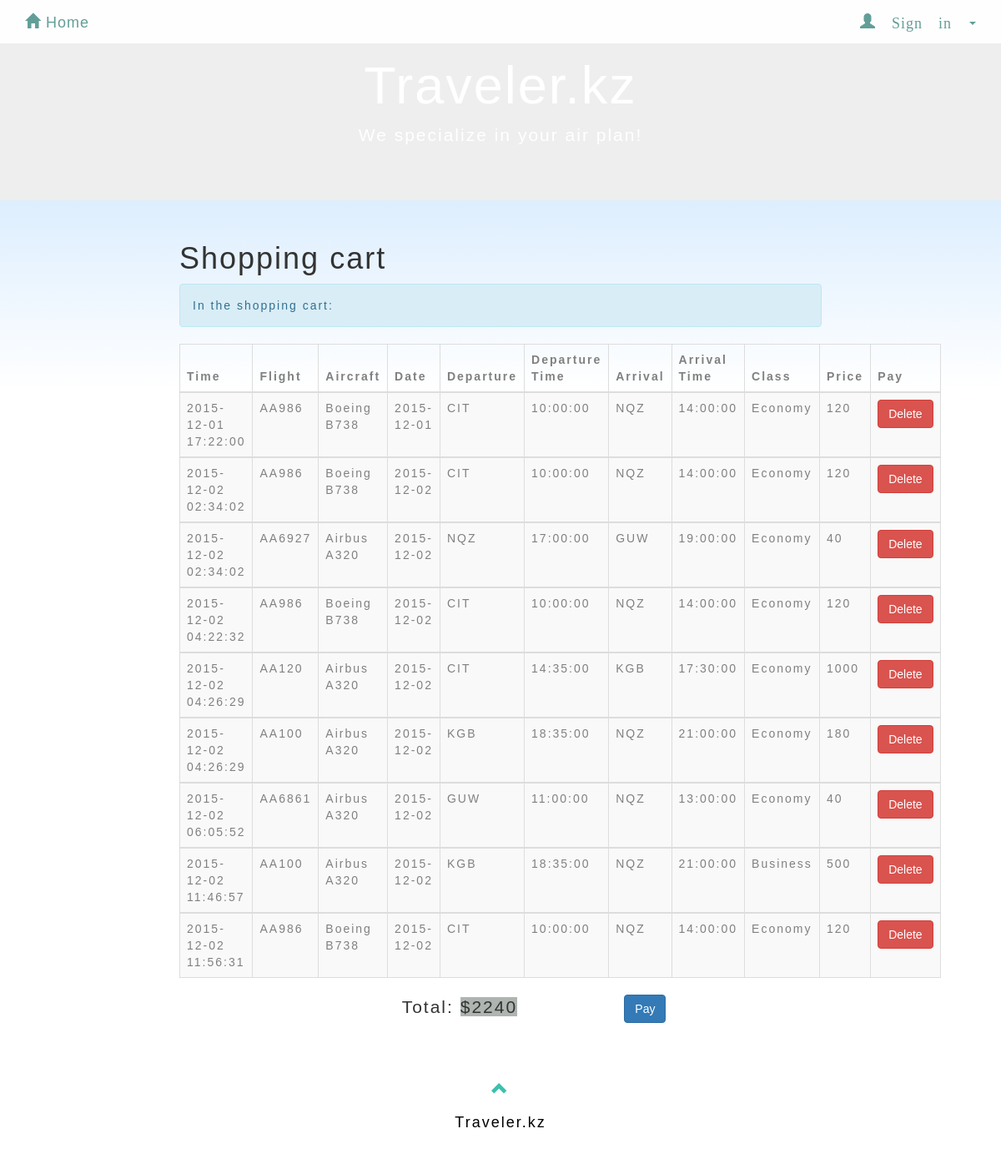
Page /cartshow.php (signed in) on the committed database.
### tables this page shows
CREATE TABLE `flight` (
  `number` varchar(20) NOT NULL,
  `airplane_id` varchar(10) NOT NULL,
  `departure` varchar(10) NOT NULL,
  `d_time` time NOT NULL,
  `arrival` varchar(10) NOT NULL,
  `a_time` time NOT NULL
);

CREATE TABLE `book` (
  `ID` int(11) NOT NULL,
  `time` datetime NOT NULL,
  `date` date NOT NULL,
  `flightno` varchar(10) NOT NULL,
  `username` varchar(45) NOT NULL,
  `classtype` varchar(20) NOT NULL,
  `paid` int(1) DEFAULT 0
);

CREATE TABLE `airplane` (
  `ID` varchar(10) NOT NULL,
  `type` varchar(10) NOT NULL,
  `company` varchar(20) NOT NULL
);

CREATE TABLE `class` (
  `number` varchar(10) NOT NULL,
  `name` varchar(20) NOT NULL,
  `capacity` int(11) NOT NULL,
  `price` float NOT NULL
);

### cartshow.php (the view, shortened to what this page needs)
<!DOCTYPE html>
<html>
<html lang="en">
<head>
    <link rel="stylesheet" href="http://maxcdn.bootstrapcdn.com/bootstrap/3.3.5/css/bootstrap.min.css">
    <link rel="stylesheet" href="forcompany.css">
    <link rel="stylesheet" href="homepage.css">
    <link rel="stylesheet" href="AdminSignin.css">
</head>
<body>
<div class="jarallax" data-jarallax-video="https://vimeo.com/299489905">
    <nav class="navbar navbar-default navbar-fixed-top">
        <div class="container">
            <div class="navbar-header">
                <a class="navbar-brand" href="homepage.html"><span class="glyphicon glyphicon-home"></span> Home</a>
            </div>
            <div class="collapse navbar-collapse" id="myNavbar">
                <ul class="nav navbar-nav navbar-right">
                    <li class="dropdown" id = "new">
                        <a class="dropdown-toggle" data-toggle="dropdown" href="#"><span class="glyphicon glyphicon-user"> Sign in&nbsp;</span><span class="caret"></span>
                        </a>
                          </li>
                        </ul>
            </div>
        </div>
    </nav>
<div class="jumbotron text-center">
        <h1>Traveler.kz</h1>
        <p>We specialize in your air plan!</p>
</div>
<div class="container-fluid text-center">
  <div class="row content">
    <div class="col-sm-2 sidenav">
    </div>
    <div class="col-sm-8 text-left">
      <h1>Shopping cart</h1>
<?php
include_once 'dbconnect2.php';
if(!isset($_SESSION['user'])){
    header("Location: customersignin.html");
}else{
    $user = $_SESSION['user'];
$sql = "SELECT FL.number AS FLnumber, company, type, B.ID AS bookid, time, B.date,  departure, d_time, arrival, a_time, C.name AS classname, capacity, price
            FROM flight FL,  class C, airplane AP , book B
            WHERE (FL.number = C.number) AND (B.flightno = c.number) AND (classtype = C.name) AND (FL.airplane_id = AP.ID)
            AND  B.username = '$user' AND paid = '0'
            ORDER BY time";
$result = mysqli_query($con,$sql);
$rowcount = mysqli_num_rows($result);
    if($rowcount == 0){
        echo "<div class='alert alert-info'><strong>Nothing in the shopping cart.</strong></div>";
    }
    else{
    echo "<div class='alert alert-info'>In the shopping cart:</div>";
    echo "<table class='table table-bordered table-striped table-hover'>
          <thead>
          <tr>
            <th>Time</th>
            <th>Flight</th>
            <th>Aircraft</th>
            <th>Date</th>
            <th>Departure</th>
            <th>Departure Time</th>
            <th>Arrival</th>
            <th>Arrival Time</th>
            <th>Class</th>
            <th>Price</th>
            <th>Pay</th>
          </tr>
          </thead>";
    while($row = mysqli_fetch_array($result)) {
        echo "<tbody><tr>";
        echo "<td>" . $row['time'] . "</td>";
        echo "<td>" . $row['FLnumber'] . "</td>";
        echo "<td>" . $row['company']." ".$row['type']. "</td>";
        echo "<td>" . $row['date'] . "</td>";
        echo "<td>" . $row['departure'] . "</td>";
        echo "<td>" . $row['d_time'] . "</td>";
        echo "<td>" . $row['arrival'] . "</td>";
        echo "<td>" . $row['a_time'] . "</td>";
        echo "<td>" . $row['classname'] . "</td>";
        echo "<td>" . $row['price'] . "</td>";
            $seatreserved = "SELECT flightno, classtype, COUNT(*)
                        FROM book B
                        WHERE B.date = '".$row['date']."' AND B.flightno = '".$row['FLnumber']."'AND B.classtype ='".$row['classname']."' AND paid=1
                        GROUP BY flightno, classtype";
            $reserved = mysqli_query($con, $seatreserved);
            $reservedNumber = mysqli_fetch_array($reserved);
            $capacity = mysqli_query($con, "SELECT capacity FROM class C WHERE C.number='".$row['FLnumber']."' AND C.name= '".$row['classname']."'");
            $capacityNumber = mysqli_fetch_array($capacity);
            if(mysqli_num_rows($reserved)>0){
                $availableNumber = $capacityNumber['capacity'] - $reservedNumber['COUNT(*)'];
            }else{
                $availableNumber = $capacityNumber['capacity'];
            }
        if($availableNumber>0){
        echo '<td>
            <form action="cartdelete.php" method="post">
            <input type="hidden" name="bookid" value="'.$row['bookid'].'" >
            <button type="submit" class="btn btn-danger">Delete</button></div>
            </form>
            </td>';
        }else{
            echo "<td><button type='button' class='btn btn-warning' onclick='myFunction()'>No seat Available now</button></td>";
        }
		$sum = mysqli_query($con,"SELECT SUM(price)
							            FROM book B, class C
							            WHERE B.username = '$user' AND paid = '0'
							            AND classtype=C.name AND flightno = C.number");
		$t = mysqli_fetch_array($sum);
		$total = $t['SUM(price)'];
        echo "</tr>";
    }
    echo " </tbody></table>";
    echo " <form action='pay.php' method='post'>";
    echo "<div class='row'>
			  <div class='col-sm-4'></div>
			  <div class='col-sm-4'><p class='lead'>Total: <span id='total'>$".$total."</span></p></div>
			  <div class='col-sm-4'><button type='submit' class='btn btn-primary'>Pay</button></div>
			</div>";
    echo "</form>";
    echo "<br>";
    }
}
?>
<footer class="container-fluid text-center">
        <a href="#signUpPage" title="To Top">
            <span class="glyphicon glyphicon-chevron-up"></span>
        </a>
        <p>Traveler.kz</p>
</footer>
</body>
</html>

### forcompany.css (style rules this page uses)
.jumbotron { color: #ffffff; }
.navbar { margin-bottom: 0; background-color: #ffffff; border: 0; font-size: 18px !important; letter-spacing: 2px; opacity: 0.9; }
.navbar li a, .navbar .navbar-brand { color: #53958e !important; }
footer { color: #000000; padding: 32px; font-size: 18px; }
footer .glyphicon { font-size: 20px; margin-bottom: 20px; color: rgb(40, 186, 164); opacity: 0.9; }
#total { background-color: rgba(164, 172, 168, 0.89); }
body { font-family: 'Abel', sans-serif; letter-spacing:2px; }
.container { font-family: 'Abel', sans-serif; letter-spacing: 1px; }

### homepage.css (style rules this page uses)
html { height: 100%; margin:0; padding:0; font-size: large; font-family: 'Lora', serif; }
body { height: 100%; margin: 0; background-repeat: no-repeat; background-attachment: fixed; background-image: linear-gradient(#b9dcfd, white, white, white); }

### admin/AdminSignin.css (style rules this page uses)
th { width: 50px; height: 10px; color: gray; }
td { color: gray; }

### rows in the picture
flight: book.time "2015-12-01 17:22:00", number "AA986", airplane.company "Boeing", airplane.type "B738", book.date "2015-12-01", departure "CIT", d_time "10:00:00", arrival "NQZ", a_time "14:00:00", class.name "Economy", class.price "120", book.time "2015-12-02 02:34:02", book.date "2015-12-02", book.time "2015-12-02 04:22:32", book.time "2015-12-02 11:56:31"
flight: book.time "2015-12-02 02:34:02", number "AA6927", airplane.company "Airbus", airplane.type "A320", book.date "2015-12-02", departure "NQZ", d_time "17:00:00", arrival "GUW", a_time "19:00:00", class.name "Economy", class.price "40"
flight: book.time "2015-12-02 04:26:29", number "AA120", airplane.company "Airbus", airplane.type "A320", book.date "2015-12-02", departure "CIT", d_time "14:35:00", arrival "KGB", a_time "17:30:00", class.name "Economy", class.price "1000"
flight: book.time "2015-12-02 04:26:29", number "AA100", airplane.company "Airbus", airplane.type "A320", book.date "2015-12-02", departure "KGB", d_time "18:35:00", arrival "NQZ", a_time "21:00:00", class.name "Economy", class.price "180", book.time "2015-12-02 11:46:57", class.name "Business", class.price "500"
flight: book.time "2015-12-02 06:05:52", number "AA6861", airplane.company "Airbus", airplane.type "A320", book.date "2015-12-02", departure "GUW", d_time "11:00:00", arrival "NQZ", a_time "13:00:00", class.name "Economy", class.price "40"

### other values in the picture
$total "2240"
